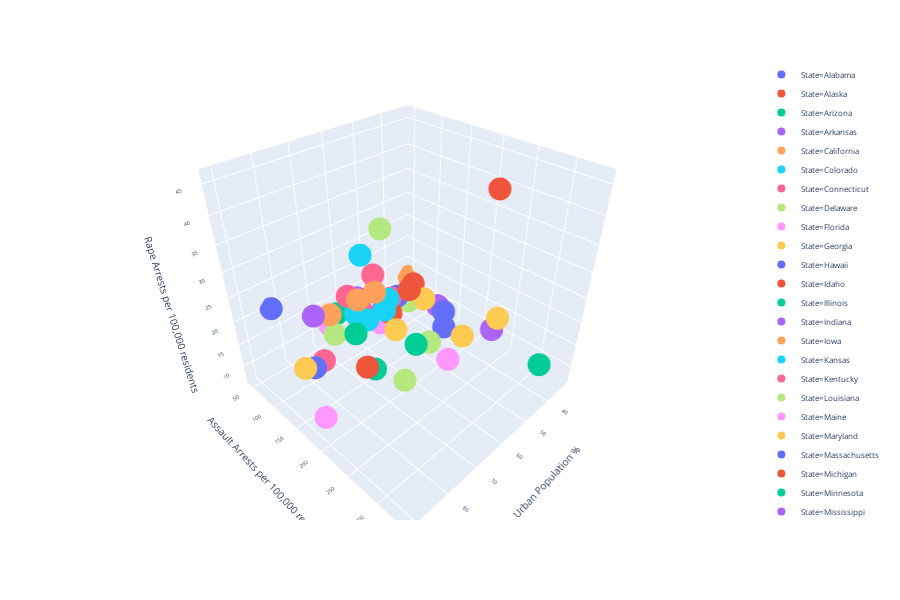

The cell this chart's notebook holds for it:
### Code cell
import pandas as pd
import matplotlib.pyplot as plt
import statistics as stats
import math
import scipy.stats
import numpy as np
import matplotlib.pyplot as plt
import statsmodels.api as sm
import statsmodels.formula.api as smf
import plotly.express as px


# importing and subsetting the data

# data obtained from 'https://forge.scilab.org/index.php/p/rdataset/source/tree/master/csv/datasets/USArrests.csv'

# documentation for data: 'https://www.rdocumentation.org/packages/datasets/versions/3.6.2/topics/USArrests'

dframe = pd.read_csv('USArrests.csv')

dframe.rename(columns = {'Unnamed: 0':'State'}, inplace = True) 


y = dframe['Rape']

x = dframe[['Assault', 'UrbanPop', 'Murder']]

x = sm.add_constant(x) 

mod = sm.OLS(y, x).fit()
predict = mod.predict(x) 

print_mod = mod.summary()
print(print_mod)

# plotting the data

fig = px.scatter_3d(dframe, x='UrbanPop', y='Assault', z='Rape',
              color='State')


fig.update_layout(scene = dict(
                    xaxis_title='Urban Population %',
                    yaxis_title='Assault Arrests per 100,000 residents',
                    zaxis_title='Rape Arrests per 100,000 residents',), font=dict(size=8))


fig.show()

### Figure 1 — Plotly figure (JSON) as saved in the notebook; plotly's stock layout.template omitted (floating-point values rounded to 4 significant figures)
{"data": [{"hoverlabel": {"namelength": 0}, "hovertemplate": "State=Alabama<br>UrbanPop=%{x}<br>Assault=%{y}<br>Rape=%{z}", "legendgroup": "State=Alabama", "marker": {"color": "#636efa", "symbol": "circle"}, "mode": "markers", "name": "State=Alabama", "scene": "scene", "showlegend": true, "type": "scatter3d", "x": [58], "y": [236], "z": [21.2]}, {"hoverlabel": {"namelength": 0}, "hovertemplate": "State=Alaska<br>UrbanPop=%{x}<br>Assault=%{y}<br>Rape=%{z}", "legendgroup": "State=Alaska", "marker": {"color": "#EF553B", "symbol": "circle"}, "mode": "markers", "name": "State=Alaska", "scene": "scene", "showlegend": true, "type": "scatter3d", "x": [48], "y": [263], "z": [44.5]}, {"hoverlabel": {"namelength": 0}, "hovertemplate": "State=Arizona<br>UrbanPop=%{x}<br>Assault=%{y}<br>Rape=%{z}", "legendgroup": "State=Arizona", "marker": {"color": "#00cc96", "symbol": "circle"}, "mode": "markers", "name": "State=Arizona", "scene": "scene", "showlegend": true, "type": "scatter3d", "x": [80], "y": [294], "z": [31]}, {"hoverlabel": {"namelength": 0}, "hovertemplate": "State=Arkansas<br>UrbanPop=%{x}<br>Assault=%{y}<br>Rape=%{z}", "legendgroup": "State=Arkansas", "marker": {"color": "#ab63fa", "symbol": "circle"}, "mode": "markers", "name": "State=Arkansas", "scene": "scene", "showlegend": true, "type": "scatter3d", "x": [50], "y": [190], "z": [19.5]}, {"hoverlabel": {"namelength": 0}, "hovertemplate": "State=California<br>UrbanPop=%{x}<br>Assault=%{y}<br>Rape=%{z}", "legendgroup": "State=California", "marker": {"color": "#FFA15A", "symbol": "circle"}, "mode": "markers", "name": "State=California", "scene": "scene", "showlegend": true, "type": "scatter3d", "x": [91], "y": [276], "z": [40.6]}, {"hoverlabel": {"namelength": 0}, "hovertemplate": "State=Colorado<br>UrbanPop=%{x}<br>Assault=%{y}<br>Rape=%{z}", "legendgroup": "State=Colorado", "marker": {"color": "#19d3f3", "symbol": "circle"}, "mode": "markers", "name": "State=Colorado", "scene": "scene", "showlegend": true, "type": "scatter3d", "x": [78], "y": [204], "z": [38.7]}, {"hoverlabel": {"namelength": 0}, "hovertemplate": "State=Connecticut<br>UrbanPop=%{x}<br>Assault=%{y}<br>Rape=%{z}", "legendgroup": "State=Connecticut", "marker": {"color": "#FF6692", "symbol": "circle"}, "mode": "markers", "name": "State=Connecticut", "scene": "scene", "showlegend": true, "type": "scatter3d", "x": [77], "y": [110], "z": [11.1]}, {"hoverlabel": {"namelength": 0}, "hovertemplate": "State=Delaware<br>UrbanPop=%{x}<br>Assault=%{y}<br>Rape=%{z}", "legendgroup": "State=Delaware", "marker": {"color": "#B6E880", "symbol": "circle"}, "mode": "markers", "name": "State=Delaware", "scene": "scene", "showlegend": true, "type": "scatter3d", "x": [72], "y": [238], "z": [15.8]}, {"hoverlabel": {"namelength": 0}, "hovertemplate": "State=Florida<br>UrbanPop=%{x}<br>Assault=%{y}<br>Rape=%{z}", "legendgroup": "State=Florida", "marker": {"color": "#FF97FF", "symbol": "circle"}, "mode": "markers", "name": "State=Florida", "scene": "scene", "showlegend": true, "type": "scatter3d", "x": [80], "y": [335], "z": [31.9]}, {"hoverlabel": {"namelength": 0}, "hovertemplate": "State=Georgia<br>UrbanPop=%{x}<br>Assault=%{y}<br>Rape=%{z}", "legendgroup": "State=Georgia", "marker": {"color": "#FECB52", "symbol": "circle"}, "mode": "markers", "name": "State=Georgia", "scene": "scene", "showlegend": true, "type": "scatter3d", "x": [60], "y": [211], "z": [25.8]}, {"hoverlabel": {"namelength": 0}, "hovertemplate": "State=Hawaii<br>UrbanPop=%{x}<br>Assault=%{y}<br>Rape=%{z}", "legendgroup": "State=Hawaii", "marker": {"color": "#636efa", "symbol": "circle"}, "mode": "markers", "name": "State=Hawaii", "scene": "scene", "showlegend": true, "type": "scatter3d", "x": [83], "y": [46], "z": [20.2]}, {"hoverlabel": {"namelength": 0}, "hovertemplate": "State=Idaho<br>UrbanPop=%{x}<br>Assault=%{y}<br>Rape=%{z}", "legendgroup": "State=Idaho", "marker": {"color": "#EF553B", "symbol": "circle"}, "mode": "markers", "name": "State=Idaho", "scene": "scene", "showlegend": true, "type": "scatter3d", "x": [54], "y": [120], "z": [14.2]}, {"hoverlabel": {"namelength": 0}, "hovertemplate": "State=Illinois<br>UrbanPop=%{x}<br>Assault=%{y}<br>Rape=%{z}", "legendgroup": "State=Illinois", "marker": {"color": "#00cc96", "symbol": "circle"}, "mode": "markers", "name": "State=Illinois", "scene": "scene", "showlegend": true, "type": "scatter3d", "x": [83], "y": [249], "z": [24]}, {"hoverlabel": {"namelength": 0}, "hovertemplate": "State=Indiana<br>UrbanPop=%{x}<br>Assault=%{y}<br>Rape=%{z}", "legendgroup": "State=Indiana", "marker": {"color": "#ab63fa", "symbol": "circle"}, "mode": "markers", "name": "State=Indiana", "scene": "scene", "showlegend": true, "type": "scatter3d", "x": [65], "y": [113], "z": [21]}, {"hoverlabel": {"namelength": 0}, "hovertemplate": "State=Iowa<br>UrbanPop=%{x}<br>Assault=%{y}<br>Rape=%{z}", "legendgroup": "State=Iowa", "marker": {"color": "#FFA15A", "symbol": "circle"}, "mode": "markers", "name": "State=Iowa", "scene": "scene", "showlegend": true, "type": "scatter3d", "x": [57], "y": [56], "z": [11.3]}, {"hoverlabel": {"namelength": 0}, "hovertemplate": "State=Kansas<br>UrbanPop=%{x}<br>Assault=%{y}<br>Rape=%{z}", "legendgroup": "State=Kansas", "marker": {"color": "#19d3f3", "symbol": "circle"}, "mode": "markers", "name": "State=Kansas", "scene": "scene", "showlegend": true, "type": "scatter3d", "x": [66], "y": [115], "z": [18]}, {"hoverlabel": {"namelength": 0}, "hovertemplate": "State=Kentucky<br>UrbanPop=%{x}<br>Assault=%{y}<br>Rape=%{z}", "legendgroup": "State=Kentucky", "marker": {"color": "#FF6692", "symbol": "circle"}, "mode": "markers", "name": "State=Kentucky", "scene": "scene", "showlegend": true, "type": "scatter3d", "x": [52], "y": [109], "z": [16.3]}, {"hoverlabel": {"namelength": 0}, "hovertemplate": "State=Louisiana<br>UrbanPop=%{x}<br>Assault=%{y}<br>Rape=%{z}", "legendgroup": "State=Louisiana", "marker": {"color": "#B6E880", "symbol": "circle"}, "mode": "markers", "name": "State=Louisiana", "scene": "scene", "showlegend": true, "type": "scatter3d", "x": [66], "y": [249], "z": [22.2]}, {"hoverlabel": {"namelength": 0}, "hovertemplate": "State=Maine<br>UrbanPop=%{x}<br>Assault=%{y}<br>Rape=%{z}", "legendgroup": "State=Maine", "marker": {"color": "#FF97FF", "symbol": "circle"}, "mode": "markers", "name": "State=Maine", "scene": "scene", "showlegend": true, "type": "scatter3d", "x": [51], "y": [83], "z": [7.8]}, {"hoverlabel": {"namelength": 0}, "hovertemplate": "State=Maryland<br>UrbanPop=%{x}<br>Assault=%{y}<br>Rape=%{z}", "legendgroup": "State=Maryland", "marker": {"color": "#FECB52", "symbol": "circle"}, "mode": "markers", "name": "State=Maryland", "scene": "scene", "showlegend": true, "type": "scatter3d", "x": [67], "y": [300], "z": [27.8]}, {"hoverlabel": {"namelength": 0}, "hovertemplate": "State=Massachusetts<br>UrbanPop=%{x}<br>Assault=%{y}<br>Rape=%{z}", "legendgroup": "State=Massachusetts", "marker": {"color": "#636efa", "symbol": "circle"}, "mode": "markers", "name": "State=Massachusetts", "scene": "scene", "showlegend": true, "type": "scatter3d", "x": [85], "y": [149], "z": [16.3]}, {"hoverlabel": {"namelength": 0}, "hovertemplate": "State=Michigan<br>UrbanPop=%{x}<br>Assault=%{y}<br>Rape=%{z}", "legendgroup": "State=Michigan", "marker": {"color": "#EF553B", "symbol": "circle"}, "mode": "markers", "name": "State=Michigan", "scene": "scene", "showlegend": true, "type": "scatter3d", "x": [74], "y": [255], "z": [35.1]}, {"hoverlabel": {"namelength": 0}, "hovertemplate": "State=Minnesota<br>UrbanPop=%{x}<br>Assault=%{y}<br>Rape=%{z}", "legendgroup": "State=Minnesota", "marker": {"color": "#00cc96", "symbol": "circle"}, "mode": "markers", "name": "State=Minnesota", "scene": "scene", "showlegend": true, "type": "scatter3d", "x": [66], "y": [72], "z": [14.9]}, {"hoverlabel": {"namelength": 0}, "hovertemplate": "State=Mississippi<br>UrbanPop=%{x}<br>Assault=%{y}<br>Rape=%{z}", "legendgroup": "State=Mississippi", "marker": {"color": "#ab63fa", "symbol": "circle"}, "mode": "markers", "name": "State=Mississippi", "scene": "scene", "showlegend": true, "type": "scatter3d", "x": [44], "y": [259], "z": [17.1]}, {"hoverlabel": {"namelength": 0}, "hovertemplate": "State=Missouri<br>UrbanPop=%{x}<br>Assault=%{y}<br>Rape=%{z}", "legendgroup": "State=Missouri", "marker": {"color": "#FFA15A", "symbol": "circle"}, "mode": "markers", "name": "State=Missouri", "scene": "scene", "showlegend": true, "type": "scatter3d", "x": [70], "y": [178], "z": [28.2]}, {"hoverlabel": {"namelength": 0}, "hovertemplate": "State=Montana<br>UrbanPop=%{x}<br>Assault=%{y}<br>Rape=%{z}", "legendgroup": "State=Montana", "marker": {"color": "#19d3f3", "symbol": "circle"}, "mode": "markers", "name": "State=Montana", "scene": "scene", "showlegend": true, "type": "scatter3d", "x": [53], "y": [109], "z": [16.4]}, {"hoverlabel": {"namelength": 0}, "hovertemplate": "State=Nebraska<br>UrbanPop=%{x}<br>Assault=%{y}<br>Rape=%{z}", "legendgroup": "State=Nebraska", "marker": {"color": "#FF6692", "symbol": "circle"}, "mode": "markers", "name": "State=Nebraska", "scene": "scene", "showlegend": true, "type": "scatter3d", "x": [62], "y": [102], "z": [16.5]}, {"hoverlabel": {"namelength": 0}, "hovertemplate": "State=Nevada<br>UrbanPop=%{x}<br>Assault=%{y}<br>Rape=%{z}", "legendgroup": "State=Nevada", "marker": {"color": "#B6E880", "symbol": "circle"}, "mode": "markers", "name": "State=Nevada", "scene": "scene", "showlegend": true, "type": "scatter3d", "x": [81], "y": [252], "z": [46]}, {"hoverlabel": {"namelength": 0}, "hovertemplate": "State=New Hampshire<br>UrbanPop=%{x}<br>Assault=%{y}<br>Rape=%{z}", "legendgroup": "State=New Hampshire", "marker": {"color": "#FF97FF", "symbol": "circle"}, "mode": "markers", "name": "State=New Hampshire", "scene": "scene", "showlegend": true, "type": "scatter3d", "x": [56], "y": [57], "z": [9.5]}, {"hoverlabel": {"namelength": 0}, "hovertemplate": "State=New Jersey<br>UrbanPop=%{x}<br>Assault=%{y}<br>Rape=%{z}", "legendgroup": "State=New Jersey", "marker": {"color": "#FECB52", "symbol": "circle"}, "mode": "markers", "name": "State=New Jersey", "scene": "scene", "showlegend": true, "type": "scatter3d", "x": [89], "y": [159], "z": [18.8]}, {"hoverlabel": {"namelength": 0}, "hovertemplate": "State=New Mexico<br>UrbanPop=%{x}<br>Assault=%{y}<br>Rape=%{z}", "legendgroup": "State=New Mexico", "marker": {"color": "#636efa", "symbol": "circle"}, "mode": "markers", "name": "State=New Mexico", "scene": "scene", "showlegend": true, "type": "scatter3d", "x": [70], "y": [285], "z": [32.1]}, {"hoverlabel": {"namelength": 0}, "hovertemplate": "State=New York<br>UrbanPop=%{x}<br>Assault=%{y}<br>Rape=%{z}", "legendgroup": "State=New York", "marker": {"color": "#EF553B", "symbol": "circle"}, "mode": "markers", "name": "State=New York", "scene": "scene", "showlegend": true, "type": "scatter3d", "x": [86], "y": [254], "z": [26.1]}, {"hoverlabel": {"namelength": 0}, "hovertemplate": "State=North Carolina<br>UrbanPop=%{x}<br>Assault=%{y}<br>Rape=%{z}", "legendgroup": "State=North Carolina", "marker": {"color": "#00cc96", "symbol": "circle"}, "mode": "markers", "name": "State=North Carolina", "scene": "scene", "showlegend": true, "type": "scatter3d", "x": [45], "y": [337], "z": [16.1]}, {"hoverlabel": {"namelength": 0}, "hovertemplate": "State=North Dakota<br>UrbanPop=%{x}<br>Assault=%{y}<br>Rape=%{z}", "legendgroup": "State=North Dakota", "marker": {"color": "#ab63fa", "symbol": "circle"}, "mode": "markers", "name": "State=North Dakota", "scene": "scene", "showlegend": true, "type": "scatter3d", "x": [44], "y": [45], "z": [7.3]}, {"hoverlabel": {"namelength": 0}, "hovertemplate": "State=Ohio<br>UrbanPop=%{x}<br>Assault=%{y}<br>Rape=%{z}", "legendgroup": "State=Ohio", "marker": {"color": "#FFA15A", "symbol": "circle"}, "mode": "markers", "name": "State=Ohio", "scene": "scene", "showlegend": true, "type": "scatter3d", "x": [75], "y": [120], "z": [21.4]}, {"hoverlabel": {"namelength": 0}, "hovertemplate": "State=Oklahoma<br>UrbanPop=%{x}<br>Assault=%{y}<br>Rape=%{z}", "legendgroup": "State=Oklahoma", "marker": {"color": "#19d3f3", "symbol": "circle"}, "mode": "markers", "name": "State=Oklahoma", "scene": "scene", "showlegend": true, "type": "scatter3d", "x": [68], "y": [151], "z": [20]}, {"hoverlabel": {"namelength": 0}, "hovertemplate": "State=Oregon<br>UrbanPop=%{x}<br>Assault=%{y}<br>Rape=%{z}", "legendgroup": "State=Oregon", "marker": {"color": "#FF6692", "symbol": "circle"}, "mode": "markers", "name": "State=Oregon", "scene": "scene", "showlegend": true, "type": "scatter3d", "x": [67], "y": [159], "z": [29.3]}, {"hoverlabel": {"namelength": 0}, "hovertemplate": "State=Pennsylvania<br>UrbanPop=%{x}<br>Assault=%{y}<br>Rape=%{z}", "legendgroup": "State=Pennsylvania", "marker": {"color": "#B6E880", "symbol": "circle"}, "mode": "markers", "name": "State=Pennsylvania", "scene": "scene", "showlegend": true, "type": "scatter3d", "x": [72], "y": [106], "z": [14.9]}, {"hoverlabel": {"namelength": 0}, "hovertemplate": "State=Rhode Island<br>UrbanPop=%{x}<br>Assault=%{y}<br>Rape=%{z}", "legendgroup": "State=Rhode Island", "marker": {"color": "#FF97FF", "symbol": "circle"}, "mode": "markers", "name": "State=Rhode Island", "scene": "scene", "showlegend": true, "type": "scatter3d", "x": [87], "y": [174], "z": [8.3]}, {"hoverlabel": {"namelength": 0}, "hovertemplate": "State=South Carolina<br>UrbanPop=%{x}<br>Assault=%{y}<br>Rape=%{z}", "legendgroup": "State=South Carolina", "marker": {"color": "#FECB52", "symbol": "circle"}, "mode": "markers", "name": "State=South Carolina", "scene": "scene", "showlegend": true, "type": "scatter3d", "x": [48], "y": [279], "z": [22.5]}, {"hoverlabel": {"namelength": 0}, "hovertemplate": "State=South Dakota<br>UrbanPop=%{x}<br>Assault=%{y}<br>Rape=%{z}", "legendgroup": "State=South Dakota", "marker": {"color": "#636efa", "symbol": "circle"}, "mode": "markers", "name": "State=South Dakota", "scene": "scene", "showlegend": true, "type": "scatter3d", "x": [45], "y": [86], "z": [12.8]}, {"hoverlabel": {"namelength": 0}, "hovertemplate": "State=Tennessee<br>UrbanPop=%{x}<br>Assault=%{y}<br>Rape=%{z}", "legendgroup": "State=Tennessee", "marker": {"color": "#EF553B", "symbol": "circle"}, "mode": "markers", "name": "State=Tennessee", "scene": "scene", "showlegend": true, "type": "scatter3d", "x": [59], "y": [188], "z": [26.9]}, {"hoverlabel": {"namelength": 0}, "hovertemplate": "State=Texas<br>UrbanPop=%{x}<br>Assault=%{y}<br>Rape=%{z}", "legendgroup": "State=Texas", "marker": {"color": "#00cc96", "symbol": "circle"}, "mode": "markers", "name": "State=Texas", "scene": "scene", "showlegend": true, "type": "scatter3d", "x": [80], "y": [201], "z": [25.5]}, {"hoverlabel": {"namelength": 0}, "hovertemplate": "State=Utah<br>UrbanPop=%{x}<br>Assault=%{y}<br>Rape=%{z}", "legendgroup": "State=Utah", "marker": {"color": "#ab63fa", "symbol": "circle"}, "mode": "markers", "name": "State=Utah", "scene": "scene", "showlegend": true, "type": "scatter3d", "x": [80], "y": [120], "z": [22.9]}, {"hoverlabel": {"namelength": 0}, "hovertemplate": "State=Vermont<br>UrbanPop=%{x}<br>Assault=%{y}<br>Rape=%{z}", "legendgroup": "State=Vermont", "marker": {"color": "#FFA15A", "symbol": "circle"}, "mode": "markers", "name": "State=Vermont", "scene": "scene", "showlegend": true, "type": "scatter3d", "x": [32], "y": [48], "z": [11.2]}, {"hoverlabel": {"namelength": 0}, "hovertemplate": "State=Virginia<br>UrbanPop=%{x}<br>Assault=%{y}<br>Rape=%{z}", "legendgroup": "State=Virginia", "marker": {"color": "#19d3f3", "symbol": "circle"}, "mode": "markers", "name": "State=Virginia", "scene": "scene", "showlegend": true, "type": "scatter3d", "x": [63], "y": [156], "z": [20.7]}, {"hoverlabel": {"namelength": 0}, "hovertemplate": "State=Washington<br>UrbanPop=%{x}<br>Assault=%{y}<br>Rape=%{z}", "legendgroup": "State=Washington", "marker": {"color": "#FF6692", "symbol": "circle"}, "mode": "markers", "name": "State=Washington", "scene": "scene", "showlegend": true, "type": "scatter3d", "x": [73], "y": [145], "z": [26.2]}, {"hoverlabel": {"namelength": 0}, "hovertemplate": "State=West Virginia<br>UrbanPop=%{x}<br>Assault=%{y}<br>Rape=%{z}", "legendgroup": "State=West Virginia", "marker": {"color": "#B6E880", "symbol": "circle"}, "mode": "markers", "name": "State=West Virginia", "scene": "scene", "showlegend": true, "type": "scatter3d", "x": [39], "y": [81], "z": [9.3]}, {"hoverlabel": {"namelength": 0}, "hovertemplate": "State=Wisconsin<br>UrbanPop=%{x}<br>Assault=%{y}<br>Rape=%{z}", "legendgroup": "State=Wisconsin", "marker": {"color": "#FF97FF", "symbol": "circle"}, "mode": "markers", "name": "State=Wisconsin", "scene": "scene", "showlegend": true, "type": "scatter3d", "x": [66], "y": [53], "z": [10.8]}, {"hoverlabel": {"namelength": 0}, "hovertemplate": "State=Wyoming<br>UrbanPop=%{x}<br>Assault=%{y}<br>Rape=%{z}", "legendgroup": "State=Wyoming", "marker": {"color": "#FECB52", "symbol": "circle"}, "mode": "markers", "name": "State=Wyoming", "scene": "scene", "showlegend": true, "type": "scatter3d", "x": [60], "y": [161], "z": [15.6]}], "layout": {"font": {"size": 8}, "height": 600, "legend": {"tracegroupgap": 0}, "margin": {"t": 60}, "scene": {"domain": {"x": [0, 0.98], "y": [0, 1]}, "xaxis": {"title": {"text": "Urban Population %"}}, "yaxis": {"title": {"text": "Assault Arrests per 100,000 residents"}}, "zaxis": {"title": {"text": "Rape Arrests per 100,000 residents"}}}}}
